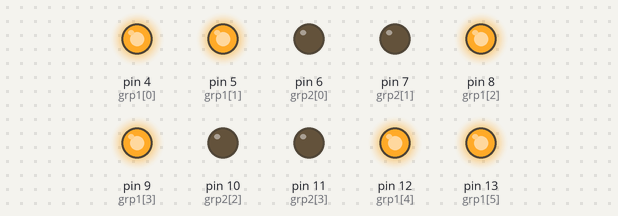
A sketch run on a simulated Arduino Uno, built with avr-gcc and run on an emulated ATmega328P. Parts: output pins drawn as LEDs (lit = HIGH).

Above: at 0.2 s.
At 1.7 s:
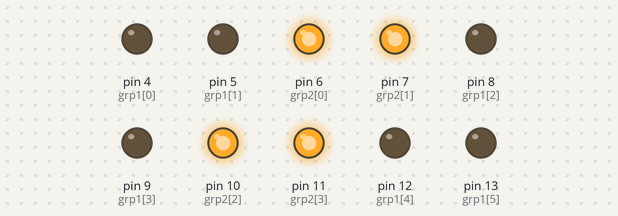
Timing chart, 0 to 3.0 s (numbered marks = the images above):
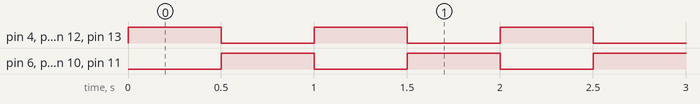

Measured:
- by itself, pin 4 (grp1[0]), pin 5 (grp1[1]), pin 6 (grp2[0]), pin 7 (grp2[1]), pin 8 (grp1[2]), pin 9 (grp1[3]), pin 10 (grp2[2]), pin 11 (grp2[3]), pin 12 (grp1[4]), pin 13 (grp1[5]): alternates HIGH for 0.50 s and LOW for 0.50 s
- by itself, everything shown: repeats every 1.0 s, in 3 steps

The sketch:

grouping_check.ino
```cpp
//t leds[]={1,2,3,4,5,6, 7, 8, 9, 10}

int grp1[6]={4,5,8,9,12,13};
int grp2[4]={6,7,10,11};

void setup() {

    for(int i=0;i<6;i++)
    {
      pinMode(grp1[i],OUTPUT);

      }
      for(int i=0;i<4;i++)
    {
      pinMode(grp2[i],OUTPUT);

      }

}

void loop() {
    for(int i=0;i<6;i++)
    {

      digitalWrite(grp1[i],1);

    }
     delay(500);
     for(int i=0;i<6;i++)
    {

      digitalWrite(grp1[i],0);

    }

     for(int i=0;i<4;i++)
    {

      digitalWrite(grp2[i],1);

    }
    delay(500);

       for(int i=0;i<4;i++)
    {

      digitalWrite(grp2[i],0);

    }


}
```
